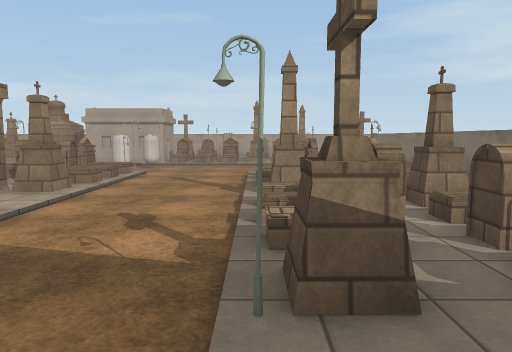
view 1 (above)

24 first-person views from a walk through a scene from a Unity 3-D project. The camera is 1.5 m above the floor, tilts 6° down and sees 70° across. Doors are open. The floor is counted in squares, 1 m on a side. Each view is taken from the middle of a square. On the plan, view 1 faces up. The plan holds only what a view shows up to about 16 squares ahead; the rest is blank. The player character is not drawn. Some surface patterns are stand-ins.

view 2
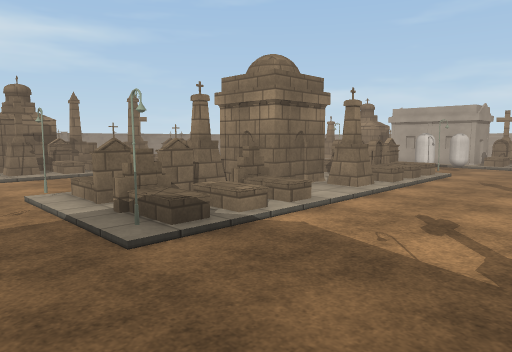

view 3
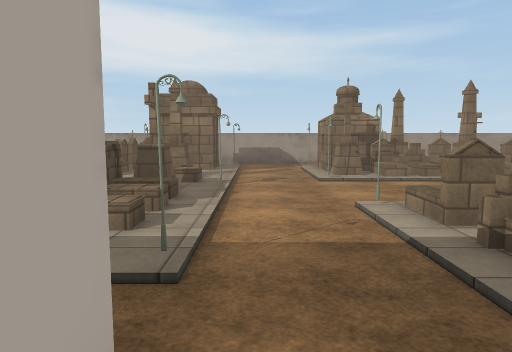

view 4
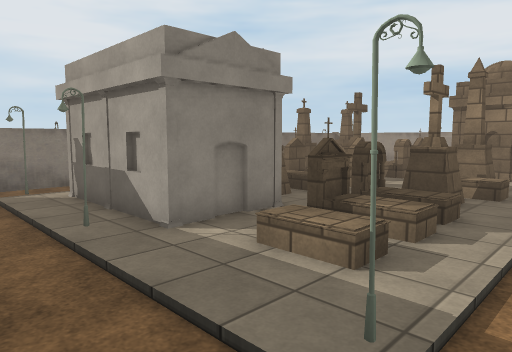

view 5
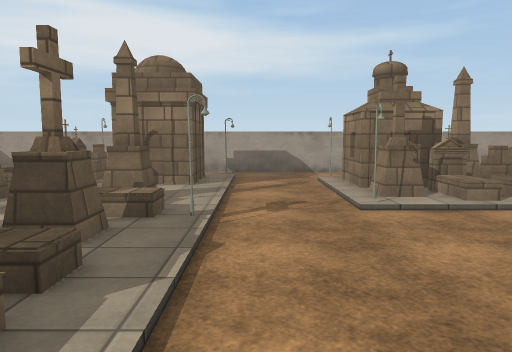

view 6
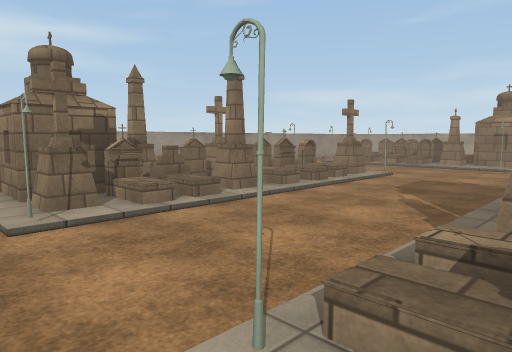

view 7
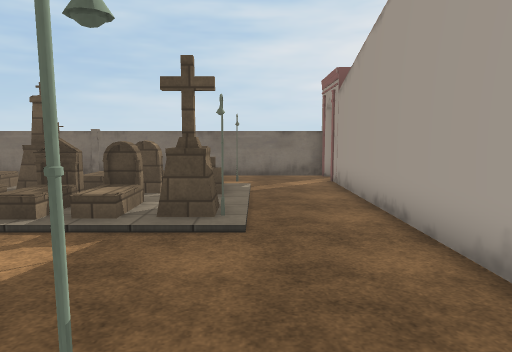

view 8
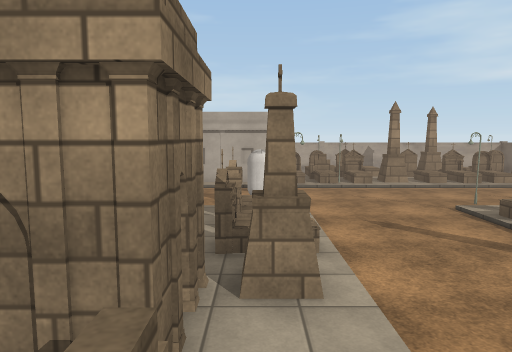

view 9
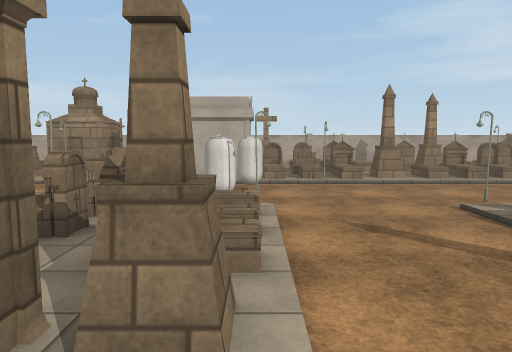

view 10
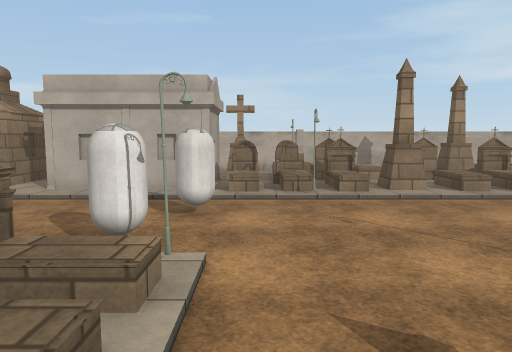

view 11
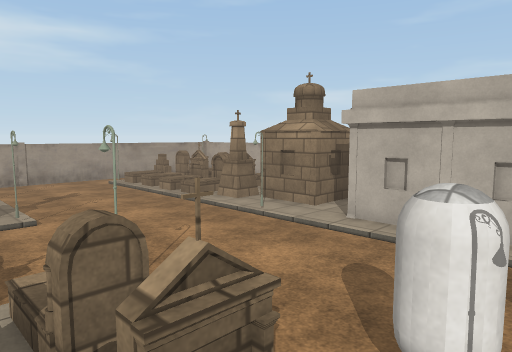

view 12
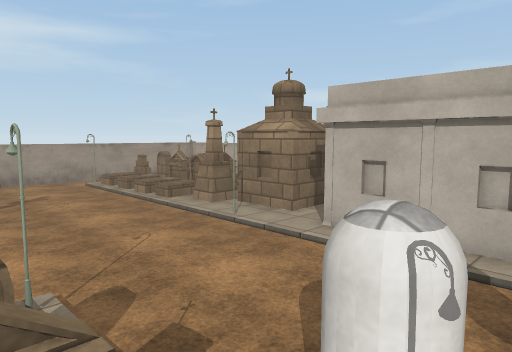

view 13
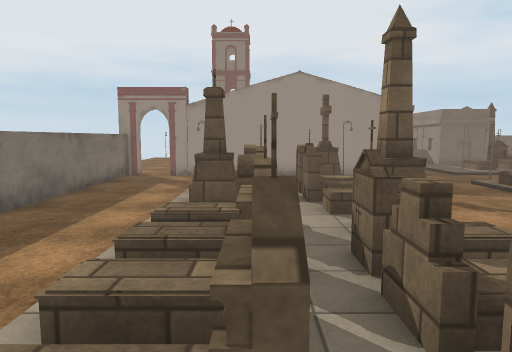

view 14
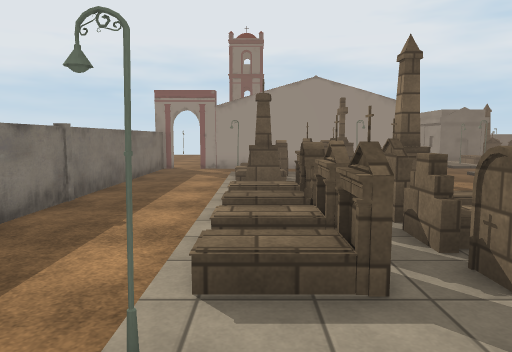

view 15
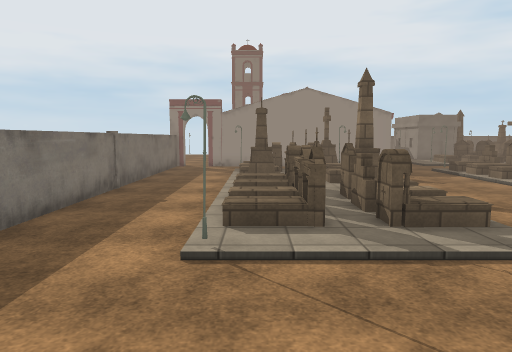

view 16
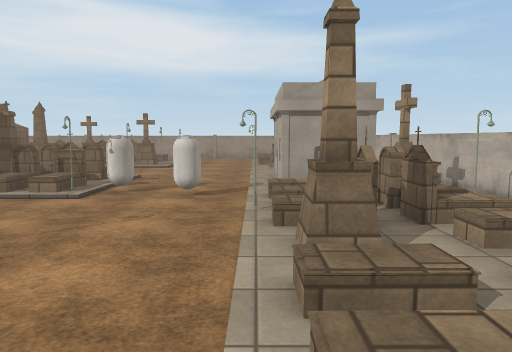

view 17
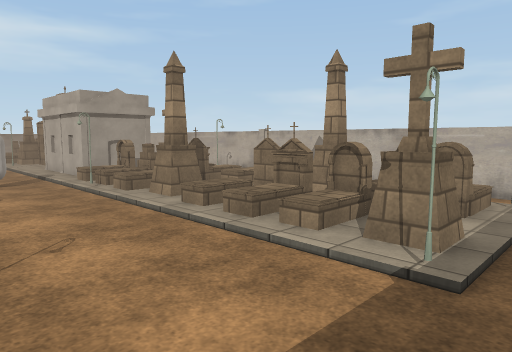

view 18
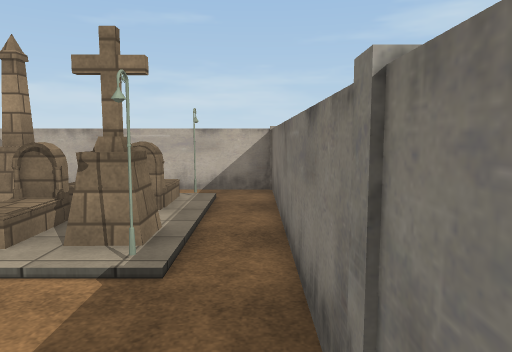

view 19
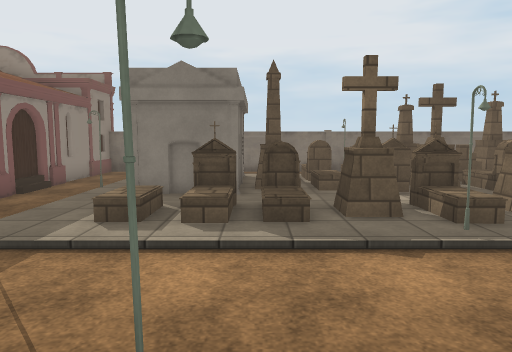

view 20
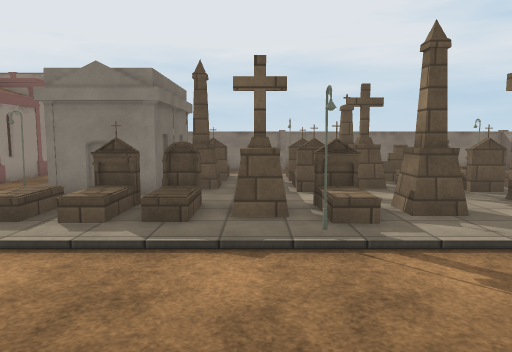

view 21
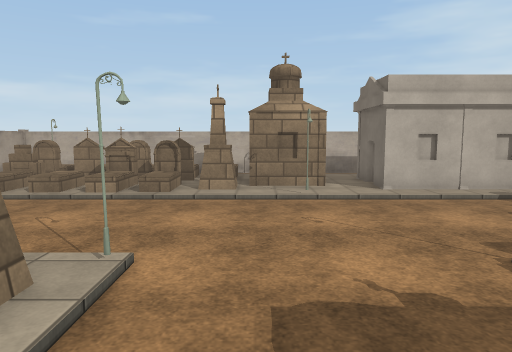

view 22
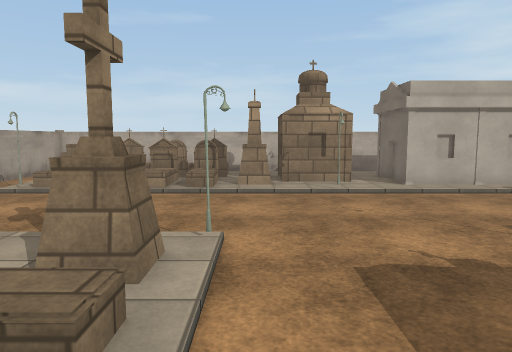

view 23
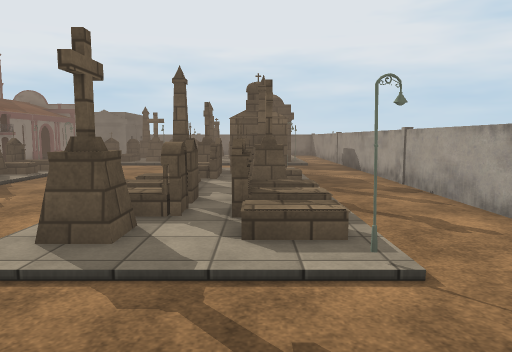

view 24
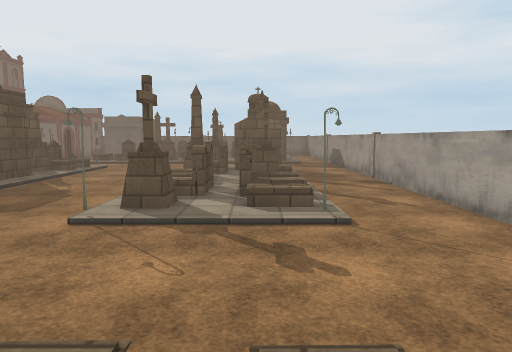

### Floor plan
Key: @ floor where view 1 was taken; # wall or solid block; . floor; / step, stairs or slope; D open door; = window, fence, low wall or low ledge; C capsule; T tombstone; O other object.
Columns run from 23 left of view 1 to 9 right of it. Each row starts with its distance up from view 1.
 27 ################################
 26 #            ..              ..##
 25 #            //              /#.#
 24 #       /O.  .    TT         O/.#
 23 #. TTTTTTOTTT.#   OTTTT/TT   T/.#
 22  . T .TTT.TTT.#  #TT TT...TTT./.#
 21  ./ /O //T....####OOO//T.OO//T/.#
 20   /#.////..#......./#/...//...#.#
 19 #...............................#
 18 #.................C.............#
 17 #.............................  #
 16 #................C..............#
 15 #../#/......./#...#....#....#...#
 14 #../OO.TT..../OTTT/....//TT//...#
 13 #../.T.T...../ TTT/....//TT /...#
 12 #../ TTTO..../ TTT/..../ TT /...#
 11 #../ TTTO..../TTTTO..../ TT /...#
 10 #../ T. /..../TTTTT.....TTT /...#
  9 #../TT. /..../###T......T.TO/...#
  8 #../ T.TT..../###......//..T/...#
  7 #../ TTT...../TTT ...../ ..T/...#
  6 #../TT/ /..../TT  /..../OT. /...#
  5 #../TTTT/..../ T //..../ TT /...#
  4 #../  TT.....//TT//.....TTT /...#
  3 #../TTTT/..../OT//#....TT.OO#...#
  2 #..//////....//////....//////...#
  1 #...............................#
  0 #......................@........#
 -1 #.////////#//////#..##########DD#
 -2 #. #T#...O/.////...
 -3      T.TTTTTTTT/....
 -4      #..............
 -5    TTTTT.TT...####..#
 -6 #   O  /T .OTT###...#
 -7 #      /T ..TT# #...#
 -8 #    TTTTTTTT.###...#
 -9 #    T  T / O. O#...#
-10 #         =  /  /#.##
-11 #            .  ...#
-12 ####################

Positions as (right, up) in squares from view 1, and headings:
1: (0, 0), facing up
2: (0, 0), facing up-left
3: (-2, 0), facing left
4: (-4, 0), facing down-left
5: (-7, 0), facing left
6: (-8, 1), facing up-left
7: (-6, 2), facing right
8: (-6, 5), facing up
9: (-5, 7), facing up
10: (-4, 11), facing up
11: (-5, 13), facing up-left
12: (-5, 14), facing up-left
13: (3, 15), facing down
14: (4, 17), facing down
15: (4, 20), facing down
16: (5, 20), facing left
17: (8, 16), facing up-left
18: (8, 16), facing up
19: (-10, 4), facing down
20: (-12, 4), facing down
21: (-13, 11), facing up
22: (-14, 10), facing up
23: (-18, 19), facing down
24: (-18, 22), facing down
